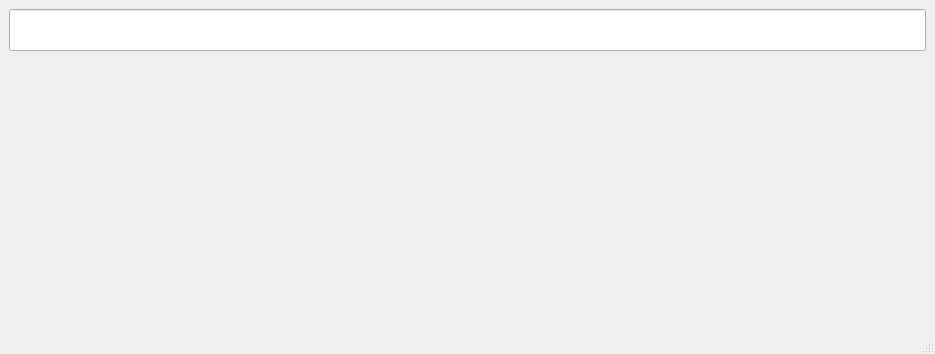
<?xml version="1.0" encoding="UTF-8"?>
<ui version="4.0">
 <class>MainWindow</class>
 <widget class="QMainWindow" name="MainWindow">
  <property name="geometry">
   <rect>
    <x>0</x>
    <y>0</y>
    <width>935</width>
    <height>354</height>
   </rect>
  </property>
  <property name="sizePolicy">
   <sizepolicy hsizetype="Expanding" vsizetype="Expanding">
    <horstretch>0</horstretch>
    <verstretch>0</verstretch>
   </sizepolicy>
  </property>
  <property name="windowTitle">
   <string>MainWindow</string>
  </property>
  <widget class="QWidget" name="centralwidget">
   <property name="sizePolicy">
    <sizepolicy hsizetype="Expanding" vsizetype="Expanding">
     <horstretch>0</horstretch>
     <verstretch>0</verstretch>
    </sizepolicy>
   </property>
   <property name="font">
    <font>
     <pointsize>22</pointsize>
    </font>
   </property>
   <layout class="QVBoxLayout" name="verticalLayout_3">
    <item>
     <layout class="QVBoxLayout" name="verticalLayout_2">
      <item>
       <widget class="QLineEdit" name="lineEdit"/>
      </item>
      <item>
       <widget class="QLabel" name="label">
        <property name="font">
         <font>
          <pointsize>56</pointsize>
         </font>
        </property>
        <property name="text">
         <string/>
        </property>
        <property name="alignment">
         <set>Qt::AlignCenter</set>
        </property>
       </widget>
      </item>
     </layout>
    </item>
   </layout>
  </widget>
  <widget class="QMenuBar" name="menubar">
   <property name="geometry">
    <rect>
     <x>0</x>
     <y>0</y>
     <width>935</width>
     <height>22</height>
    </rect>
   </property>
  </widget>
  <widget class="QStatusBar" name="statusbar"/>
 </widget>
 <resources/>
 <connections/>
</ui>
